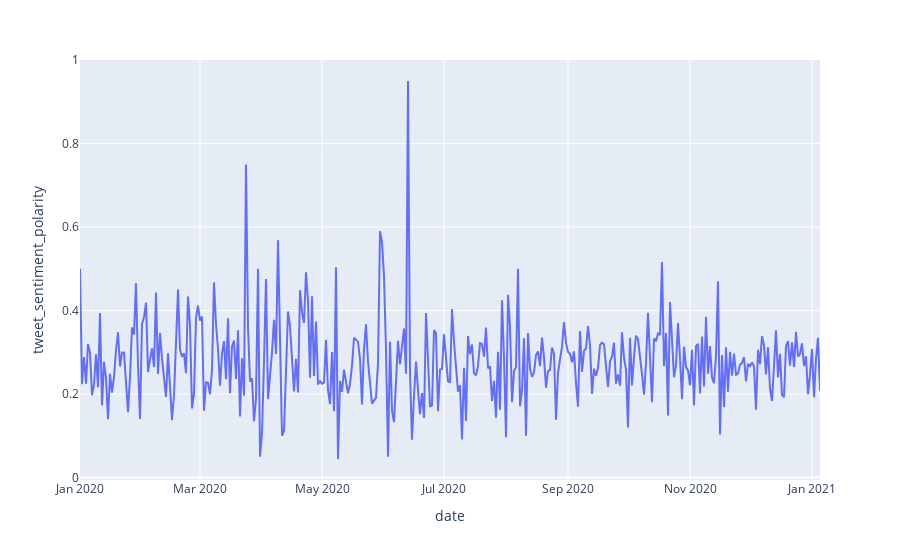

Notebook cell for this chart:
### Code cell
import plotly.express as px
fig = px.line(data_dategrouped, x=data_dategrouped.index, y='tweet_sentiment_polarity')
fig.show()

### Figure 1 — Plotly figure (JSON) as saved in the notebook; plotly's stock layout.template omitted (floating-point values rounded to 4 significant figures; data arrays with more than 128 entries replaced by an {"elided": "..."} marker saying what was removed)
{"data": [{"hovertemplate": "date=%{x}<br>tweet_sentiment_polarity=%{y}<extra></extra>", "legendgroup": "", "line": {"color": "#636efa", "dash": "solid"}, "mode": "lines", "name": "", "orientation": "v", "showlegend": false, "type": "scatter", "x": {"elided": "366 str values"}, "xaxis": "x", "y": {"elided": "366 float values"}, "yaxis": "y"}], "layout": {"legend": {"tracegroupgap": 0}, "margin": {"t": 60}, "xaxis": {"anchor": "y", "domain": [0, 1], "title": {"text": "date"}}, "yaxis": {"anchor": "x", "domain": [0, 1], "title": {"text": "tweet_sentiment_polarity"}}}}
